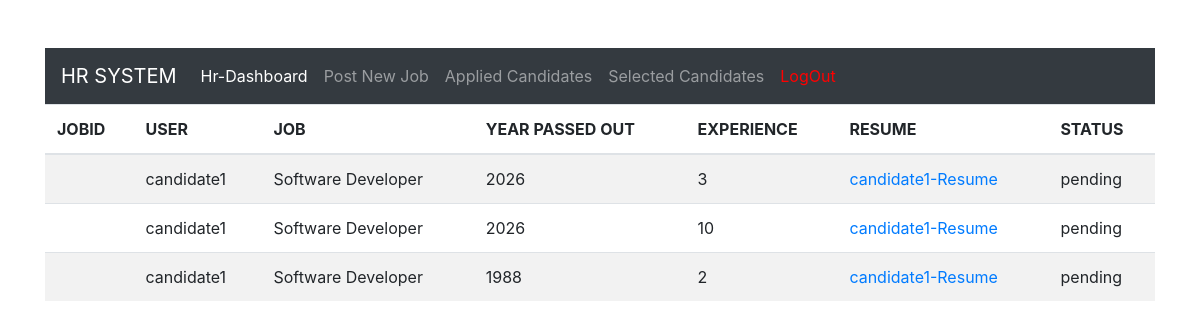
The page /candidates/ (signed in) on the database its author committed.
### hr_app/models.py (models this page shows, shortened)
class CandidateApplication(models.Model):
    user = models.ForeignKey(to=User,on_delete=models.CASCADE)
    job = models.ForeignKey(to=JobPost,on_delete=models.CASCADE)
    year_passed_out= models.IntegerField(default=0)
    experience= models.IntegerField(default=0)
    resume=models.FileField(upload_to='resume')
    status=models.CharField(choices=OPTIONS_STATUS,max_length=20,default='pending')

class JobPost(models.Model):
    user = models.ForeignKey(to=User,on_delete=models.CASCADE)
    title=models.CharField(max_length=200)
    city=models.CharField(max_length=200)
    company_name=models.CharField(max_length=200)
    salary_rannge_min=models.IntegerField(default=0)
    salary_rannge_max=models.IntegerField(default=0)
    applied_count=models.IntegerField(default=0)
    last_apply_date=models.DateField()
    def __str__(self):
        return str(self.title)

### hr_app/views.py (the view)
# urls.py: path('candidates/', views.candidates_view,name='candidates'),
@login_required
def candidates_view(request):
    all_candidates_data = CandidateApplication.objects.all()
    all_jobposts_data = JobPost.objects.all()
    return render(request,'hr/candidates.html',{'all_candidates_data': all_candidates_data,'all_jobposts_data':all_jobposts_data})

### hr_app/templates/hr/candidates.html (shortened to what this page needs)
<!DOCTYPE html>
<html lang="en">
    <head>
        <link rel="stylesheet" href="https://stackpath.bootstrapcdn.com/bootstrap/4.5.2/css/bootstrap.min.css">
    </head>
<body>
<div class="container mt-5">
    {% include 'hr/navbar.html' %}
    <table class="table table-striped">
        <thead>
            <tr>
                <th>JOBID</th>
                <th>USER</th>
                <th>JOB</th>
                <th>YEAR PASSED OUT</th>
                <th>EXPERIENCE</th>
                <th>RESUME</th>
                <th>STATUS</th>
            </tr>
        </thead>
        <tbody>
            {% for candidate in all_candidates_data %}
                <tr>
                    <td>{{ all_jobposts_data.id }}</td>
                    <td>{{ candidate.user }}</td>
                    <td>{{ candidate.job }}</td>
                    <td>{{ candidate.year_passed_out }}</td>
                    <td>{{ candidate.experience }}</td>
                    <td><a href="{{ candidate.resume.url }}" target="_blank">{{ candidate.user }}-Resume</a></td>
                    <td>{{ candidate.status }}</td>
                </tr>
            {% endfor %}
        </tbody>
    </table>
</div>
</body>
</html>

### hr_app/templates/hr/navbar.html (shortened to what this page needs)
<!DOCTYPE html>
<html lang="en">
<head>
    <link rel="stylesheet" href="https://stackpath.bootstrapcdn.com/bootstrap/4.3.1/css/bootstrap.min.css">
</head>
<body>
<nav class="navbar navbar-expand-lg navbar-dark bg-dark">
    <a class="navbar-brand" href="#">HR SYSTEM</a>
    <div class="collapse navbar-collapse" id="navbarNav">
        <ul class="navbar-nav">
            <li class="nav-item active">
                <a class="nav-link" href="{% url 'home' %}">Hr-Dashboard <span class="sr-only">(current)</span></a>
            </li>
            <li class="nav-item">
                <a class="nav-link" href="{% url 'post_job' %}">Post New Job</a>
            </li>
            <li class="nav-item">
                <a class="nav-link" href="{% url 'candidates' %}">Applied Candidates</a>
            </li>
            <li class="nav-item">
                <a class="nav-link" href="#">Selected Candidates</a>
            </li>
            <li class="nav-item">
                <a style="color:red" class="nav-link" href="{% url 'logout' %}">LogOut</a>
            </li>
        </ul>
    </div>
</nav>
</body>
</html>

### rows shown on the page
CandidateApplication: user "candidate1", job "Software Developer", year_passed_out "2026", experience "3", status "pending"
CandidateApplication: user "candidate1", job "Software Developer", year_passed_out "2026", experience "10", status "pending"
CandidateApplication: user "candidate1", job "Software Developer", year_passed_out "1988", experience "2", status "pending"
